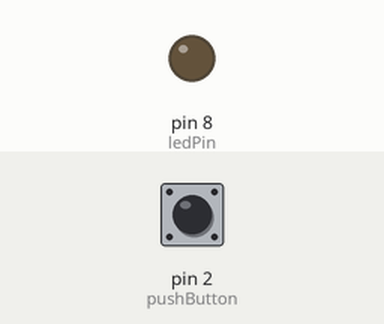
Bench run of a sketch on a simulated Arduino Uno, built with avr-gcc and run on an emulated ATmega328P. Parts: output pins drawn as LEDs (lit = HIGH). Inputs (shaded band) come from the test bench; at power-on: pin 2 (pushButton) HIGH.

Above: at 1.2 s.
1.3 s: pin 2 (pushButton) pulled LOW for 0.15 s
At 1.37 s:
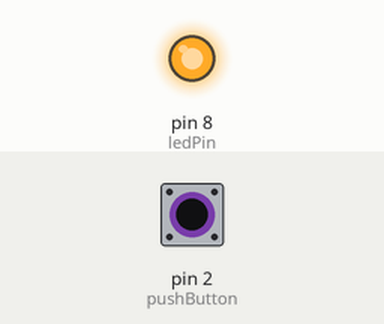
2.9 s: pin 2 (pushButton) pulled LOW for 3.2 s
At 7.4 s:
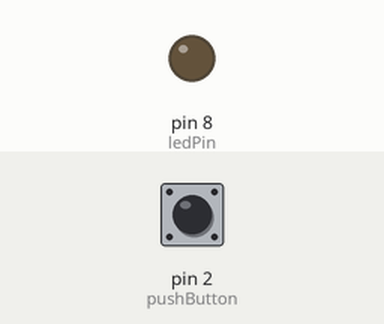
Timing chart, 0 to 8.9 s (numbered marks = the images above; inputs shaded):
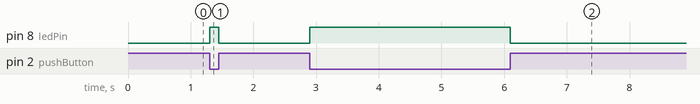

Measured:
- after the input at 1.3 s, pin 8 (ledPin): LOW → HIGH at once, → LOW 0.15 s later
- after the input at 2.9 s, pin 8 (ledPin): LOW → HIGH at once, → LOW 3.2 s later

The sketch:

LED_button.ino
```cpp
const int pushButton = 2;
bool buttonState = LOW;

const int ledPin = 8;
bool ledState = LOW;

void setup()
{
  pinMode(pushButton, INPUT_PULLUP);
  pinMode(ledPin, OUTPUT);
  Serial.begin(9600);
}

void loop()
{
  buttonState = digitalRead(pushButton);
  ledState = !buttonState;
  digitalWrite(ledPin, ledState);

}
```
